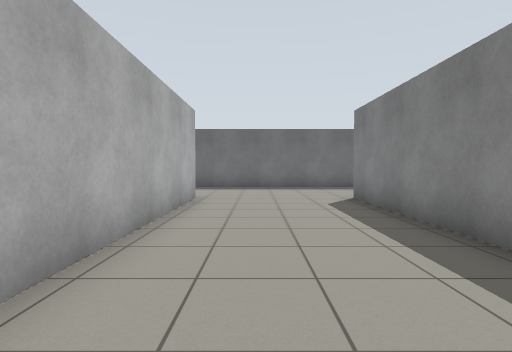
view 1 (above)

21 first-person views from a walk through a Gazebo world. The camera is 0.94 m above the floor, tilts 2° down and sees 80° across. The floor is counted in squares, 1 m on a side. Each view is taken from the middle of a square. On the plan, view 1 faces up. The plan holds only what a view shows up to about 11 squares ahead; the rest is blank.

view 2
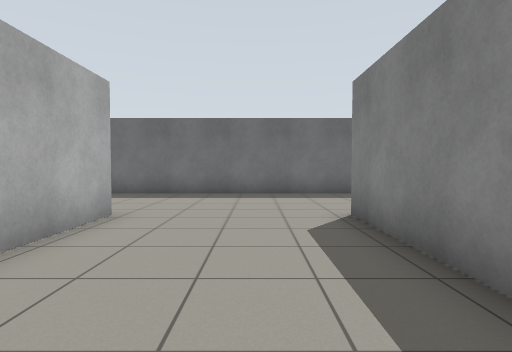

view 3
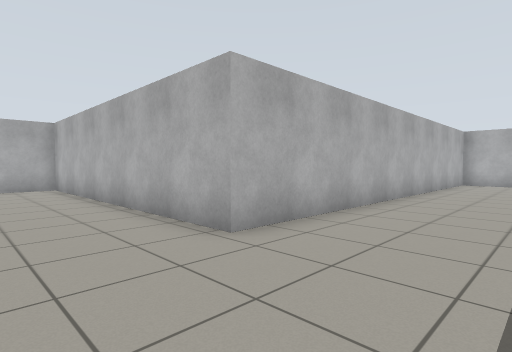

view 4
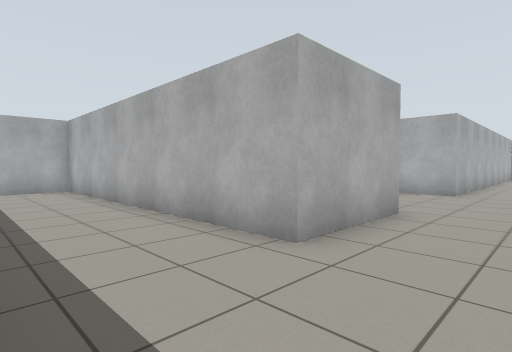

view 5
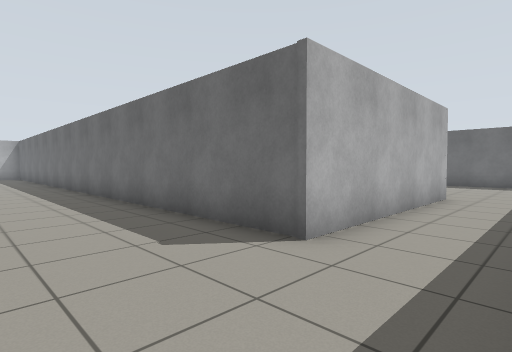

view 6
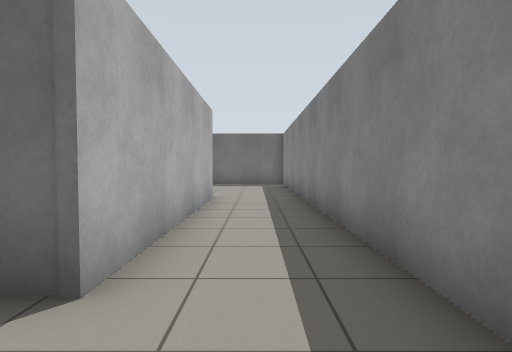

view 7
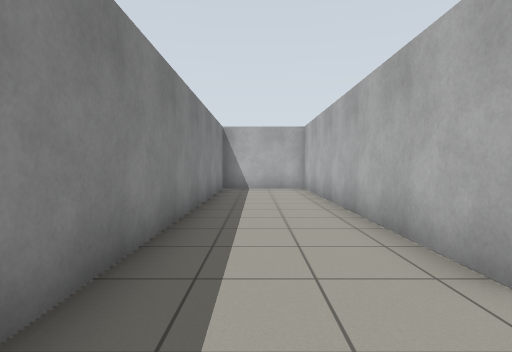

view 8
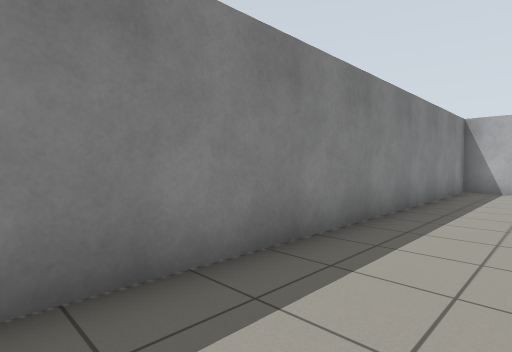

view 9
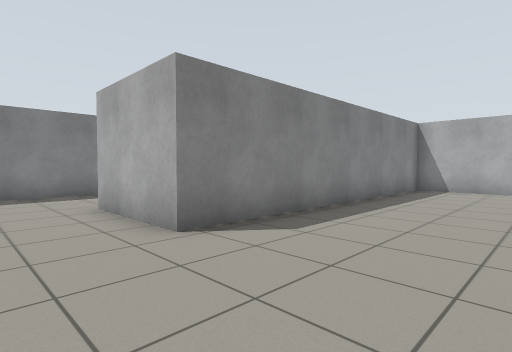

view 10
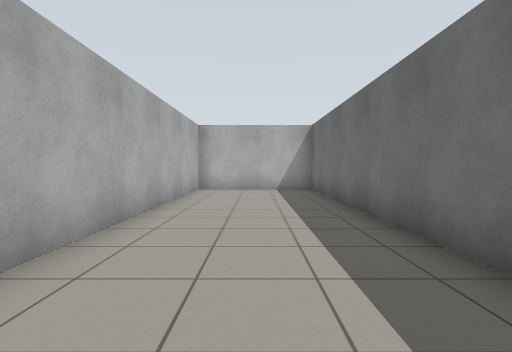

view 11
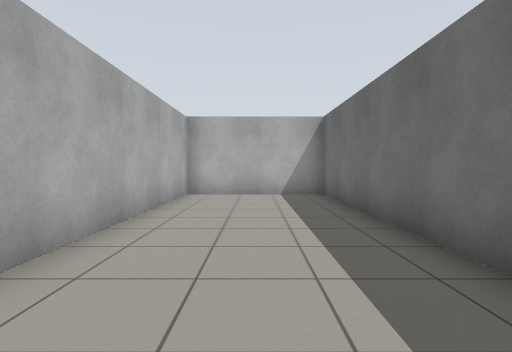

view 12
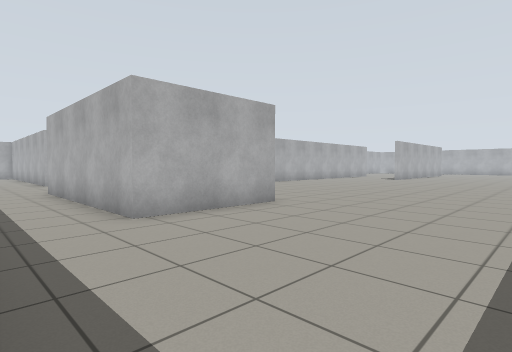

view 13
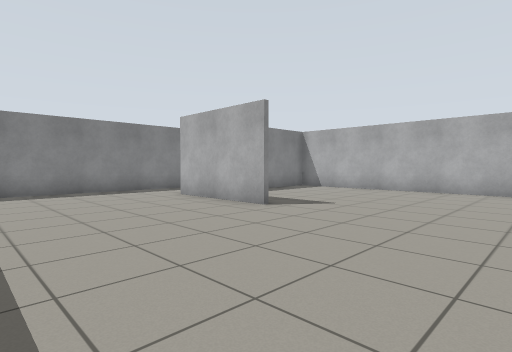

view 14
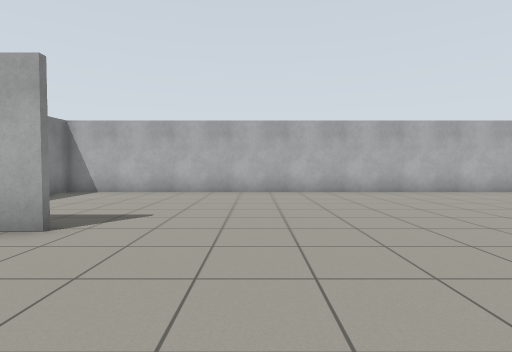

view 15
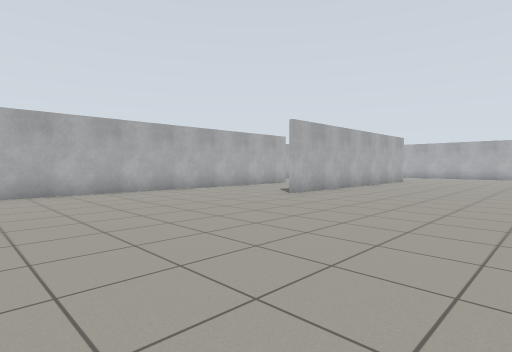

view 16
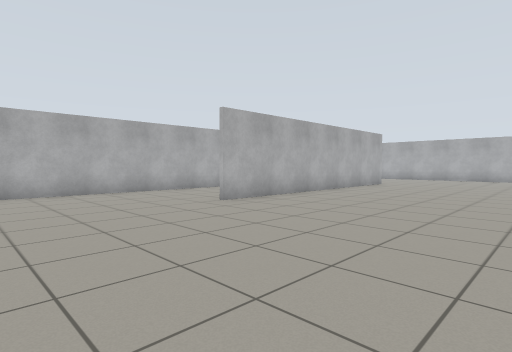

view 17
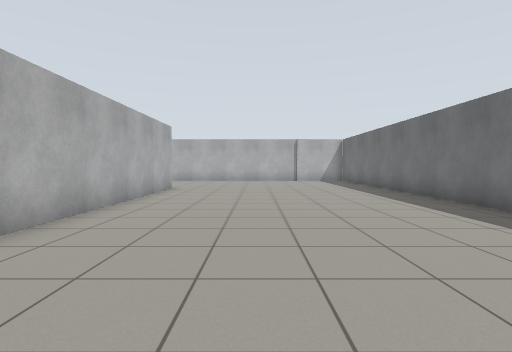

view 18
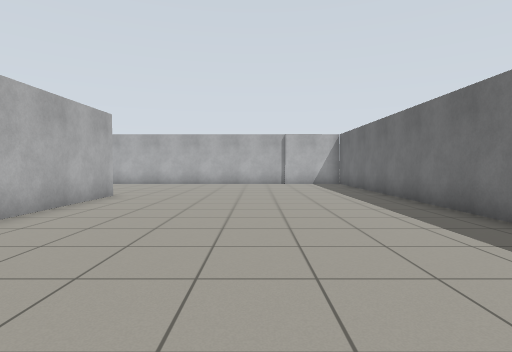

view 19
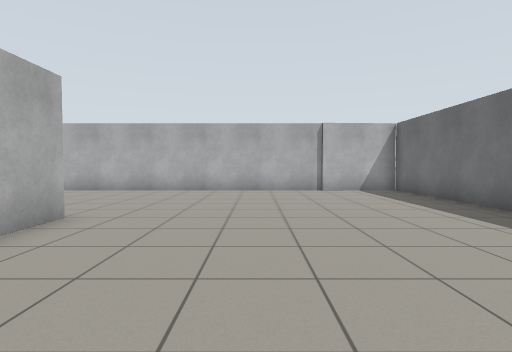

view 20
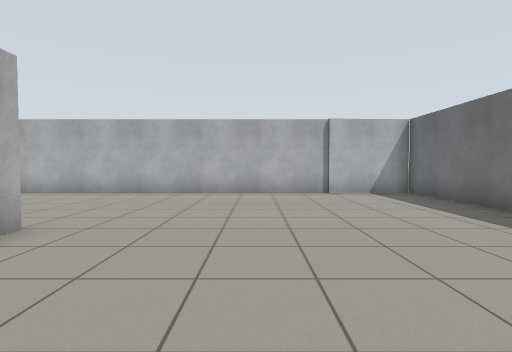

view 21
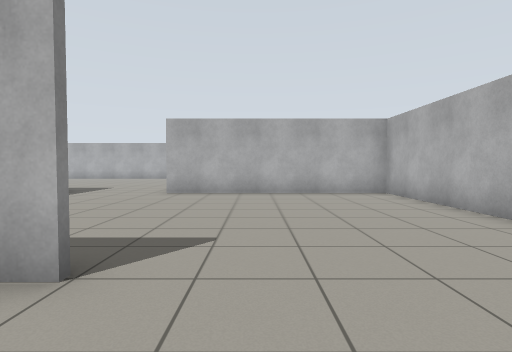

### Floor plan
Points are (right, up) in squares from view 1. A wall is a line through its corners. A room is listed if a view was taken in it or the views show most of it. See-through windows are left out.
Room 1 (views 1, 2, 3, 4, 5, 6, 7, 8, 9, 10, 11)
walls: (2.8, -0.9) (2.8, 8.8) (6.1, 8.8) (6.1, -1.3) (9.3, -1.3) (9.3, 10.9); (-6.5, 13.2) (-15.8, 13.2) (-15.8, 8.8) (-1.7, 8.8) (-1.7, -0.9); (9.3, 12.5) (9.3, 20.4); (-1.4, -1.3) (2.4, -1.3); (6.8, 19.7) (6.8, 13.2) (-3.9, 13.2)
ways out: opening at (8.5, 21) to room 2
Room 2 (views 12, 13, 14, 15, 16, 17, 18, 19, 20, 21)
walls: (-11, 13.3) (6.6, 13.3) (6.6, 14.3); (-15.1, 26.2) (-27.4, 26.2) (-27.4, 9.7) (-19.9, 9.7); (-21.5, 17.6) (-11.1, 17.6); (3, 19.7) (6.8, 19.7); (9.3, 20.4) (9.3, 24.1)
ways out: opening at (8.5, 21) to room 1; opening at (-18, 10)

Where each view was taken, in squares from view 1:
view 1: 0 up, 0 right, facing up
view 2: 3 up, 1 right, facing up
view 3: 12 up, 1 right, facing down-left
view 4: 11 up, 9 right, facing down-left
view 5: 10 up, 9 right, facing up-left
view 6: 11 up, 8 right, facing up
view 7: 11 up, 8 right, facing down
view 8: 11 up, 7 right, facing down-right
view 9: 11 up, 1 left, facing down-right
view 10: 11 up, 4 left, facing left
view 11: 11 up, 6 left, facing left
view 12: 25 up, 9 right, facing down-left
view 13: 25 up, 2 left, facing down-right
view 14: 24 up, 0 right, facing down
view 15: 24 up, 3 left, facing down-left
view 16: 24 up, 6 left, facing down-left
view 17: 21 up, 9 left, facing left
view 18: 22 up, 12 left, facing left
view 19: 21 up, 16 left, facing left
view 20: 21 up, 17 left, facing left
view 21: 20 up, 23 left, facing down
